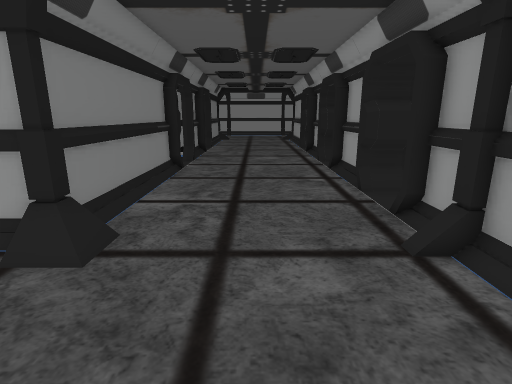
View 1 (above)

24 first-person views from a walk through a Unity game level. The camera is 1.4 m above the floor, tilts 14° down and sees 80° across. Doors are open. The floor is counted in squares, 0.5 m on a side. Each view is taken from the middle of a square. On the plan, view 1 faces up. The plan holds only what a view shows up to about 20 squares ahead; the rest is blank. The place goes on beyond the plan. Some animated figures are not drawn.

View 2
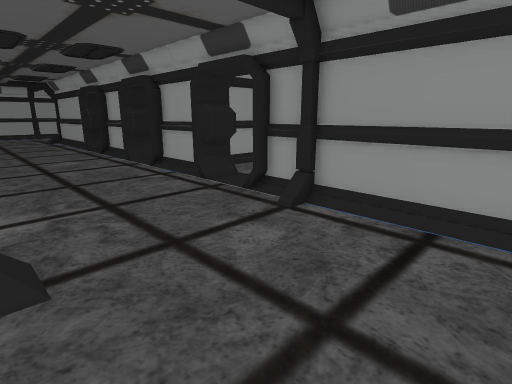

View 3
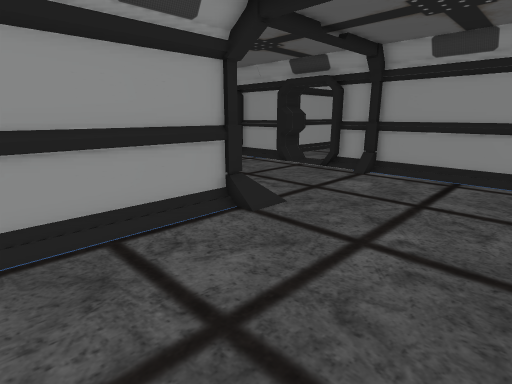

View 4
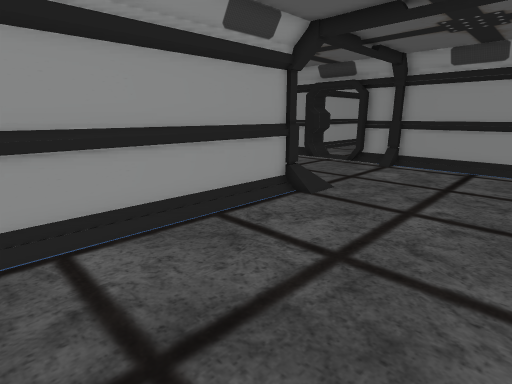

View 5
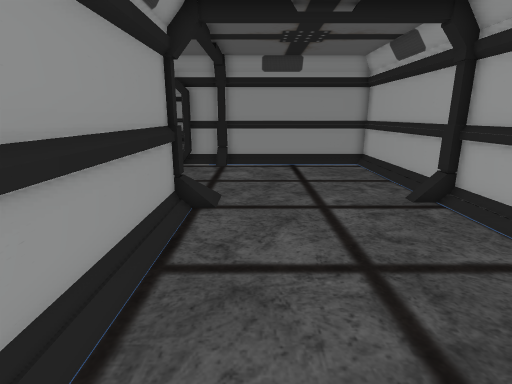

View 6
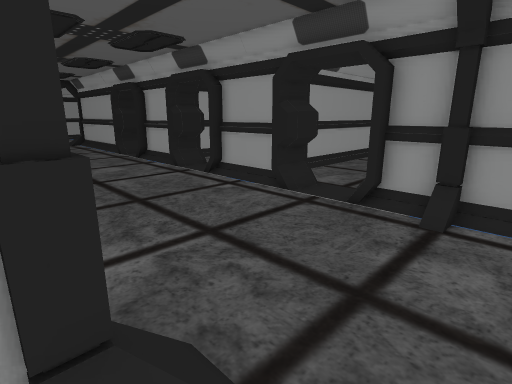

View 7
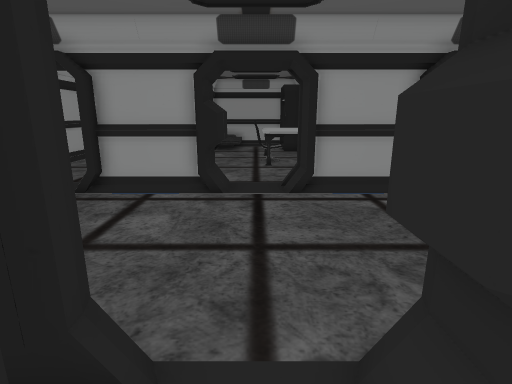

View 8
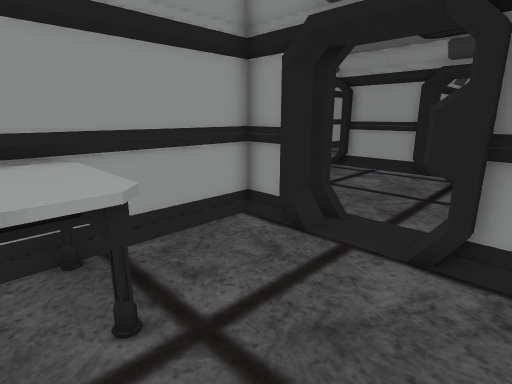

View 9
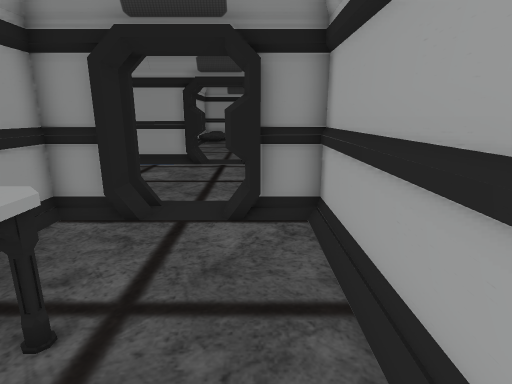

View 10
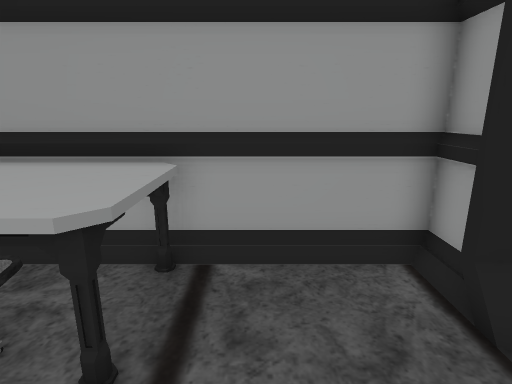

View 11
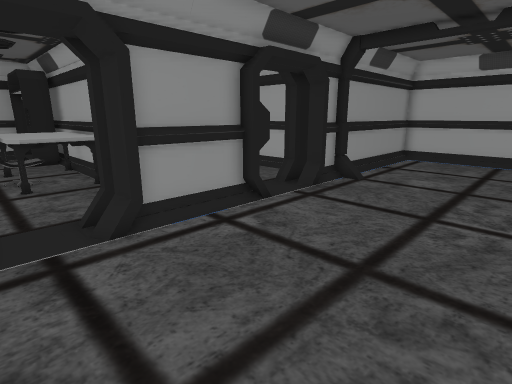

View 12
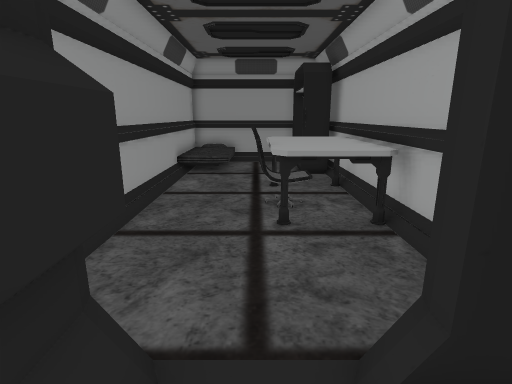

View 13
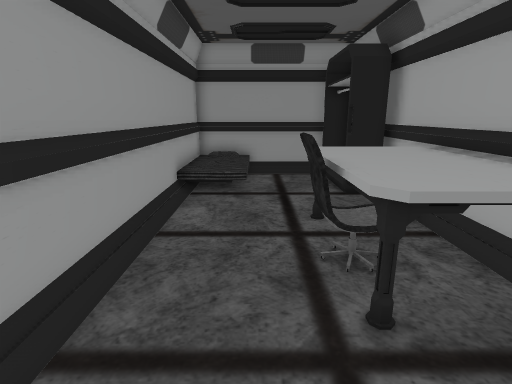

View 14
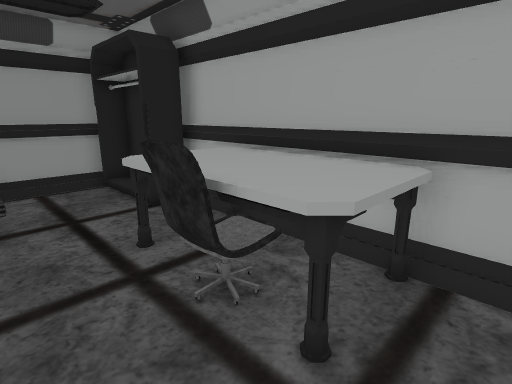

View 15
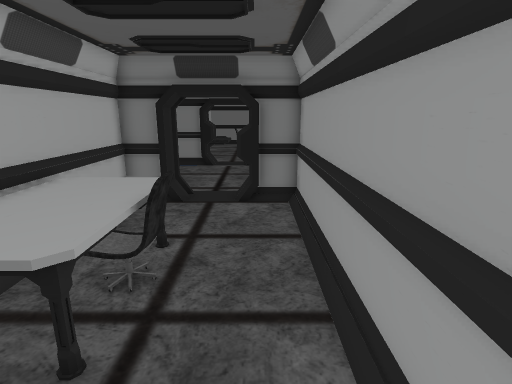

View 16
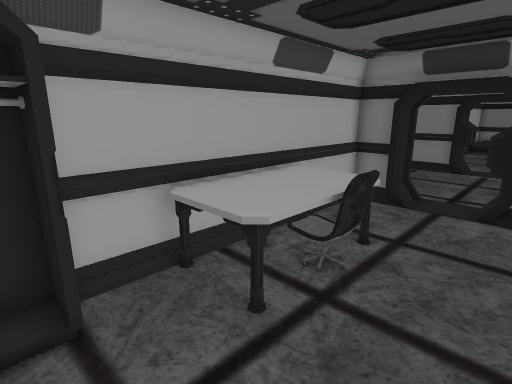

View 17
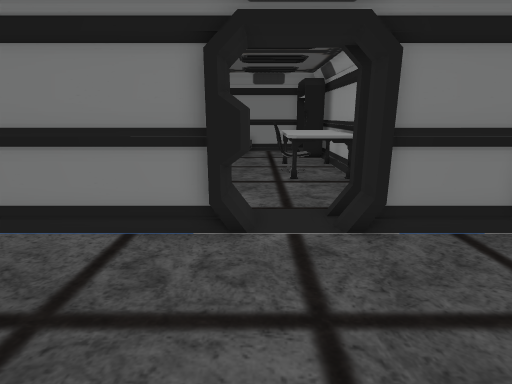

View 18
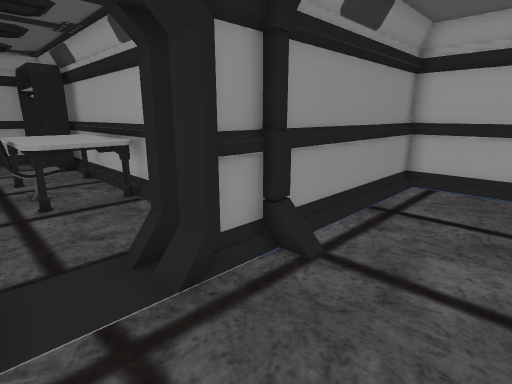

View 19
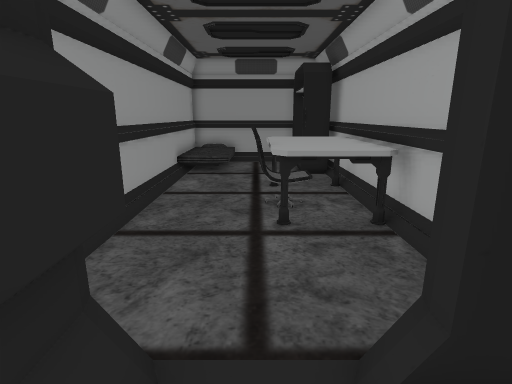

View 20
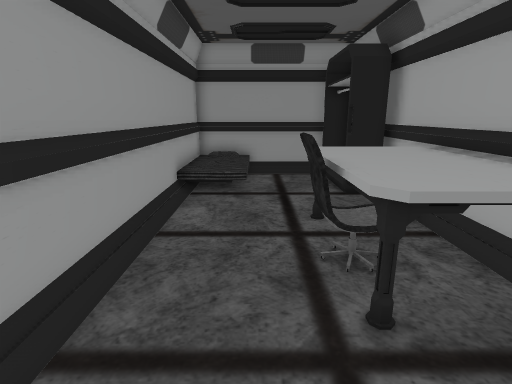

View 21
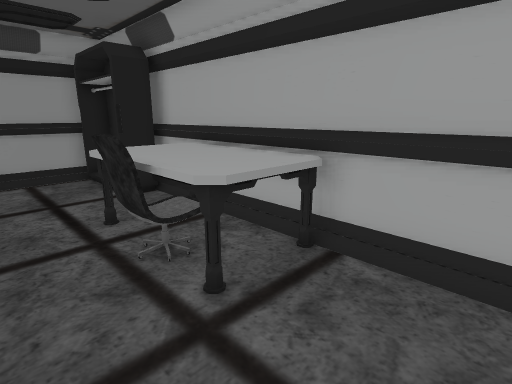

View 22
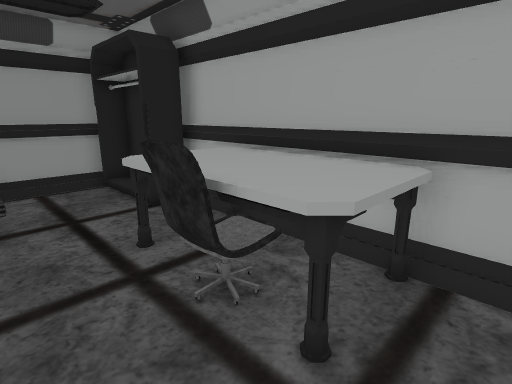

View 23
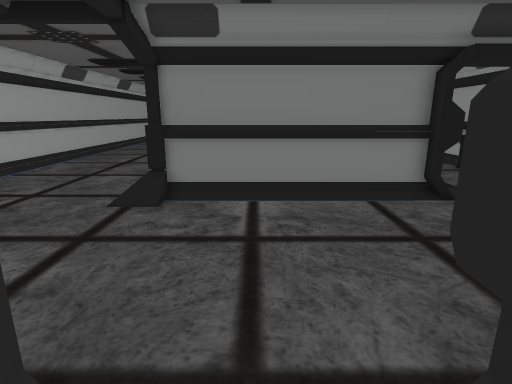

View 24
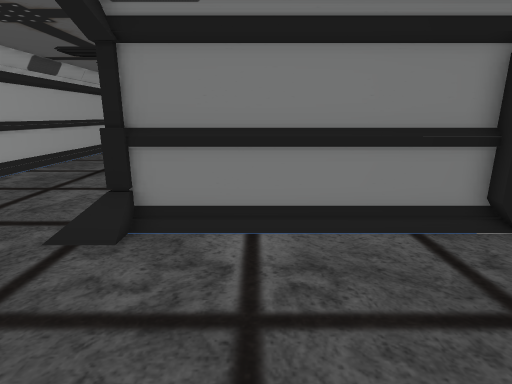

### Floor plan
Key: @ floor where view 1 was taken; # wall or solid block; . main floor; : floor 0.5 m higher than the main floor; D open door; = window, fence, low wall or low ledge; O other object.
Columns run from 14 left of view 1 to 23 right of it. Each row starts with its distance up from view 1.
 22 ######### #.......# ######   #########
 21 OOOOO...###.......# #...........::::=#
 20 OOOOO...###.......###...........::::=#
 19 OOOOO....D........#D#...............##
 18  OOO.....D.........D.....OOOOO......##
 17 ........#D#........D....OOOOOOO.....#
 16 ........###.......###...OOOOOOO.DDDD#
 15   ......# #.......###...OOOOOOO.#####
 14   ####### #.......####################
 13           #.......###...........OOO =#
 12           #.......###...........OOOO=#
 11           #.......#D#...............##
 10           #........D.....OOOOO......##
  9           #........D....OOOOOO .....#
  8          ##.......###...OOOOOO .DDDD#
  7         ###.......## ...OOOOOO .#####
  6 ##########O.......#  #############
  5 ..................#
  4 ..................#
  3 ..................#
  2 ..................#
  1 ..................#
  0 ..............@...#
 -1 ..................#
 -2 ###################

Positions as (right, up) in squares from view 1, and headings:
1: (0, 0), facing up
2: (-4, 0), facing up-right
3: (-11, -1), facing up-right
4: (-14, -1), facing up-right
5: (-14, 4), facing right
6: (-5, 4), facing up-right
7: (-7, 18), facing right
8: (-12, 15), facing up-right
9: (-14, 16), facing right
10: (-9, 16), facing up
11: (-3, 19), facing down-right
12: (3, 18), facing right
13: (7, 19), facing right
14: (9, 20), facing down-right
15: (19, 20), facing left
16: (19, 21), facing down-left
17: (3, 17), facing left
18: (0, 11), facing down-right
19: (3, 10), facing right
20: (7, 11), facing right
21: (7, 12), facing down-right
22: (9, 12), facing down-right
23: (6, 10), facing left
24: (3, 10), facing left
